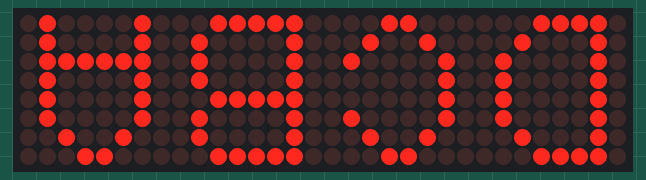
Simulated run of this program. Board: ATmega128, built with avr-gcc and emulated at 16 MHz. Shown: 32×8 LED matrix. Wiring (inferred from the names in the program): 4 × MAX7219 LED driver (orientation assumed): CS PB0.

Above: at 0.2 s.
At 4.9 s:
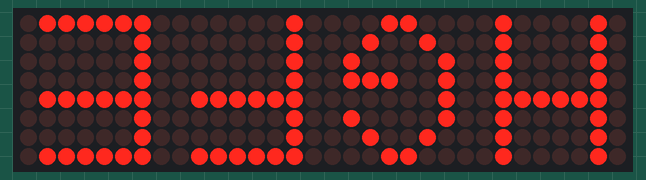
At 9.7 s:
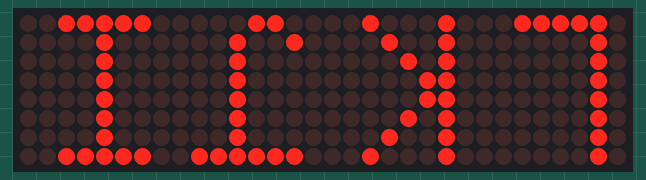
At 19.1 s:
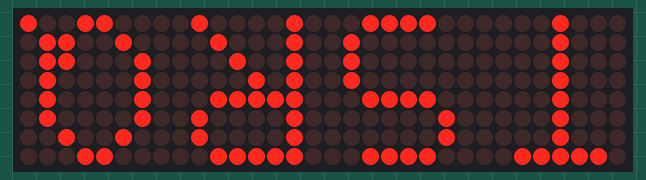
At 28.6 s:
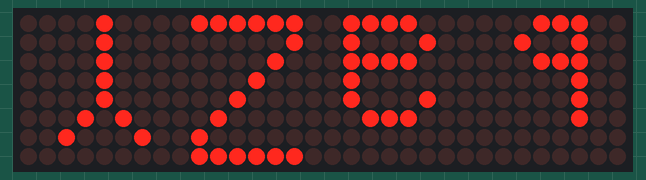
At 38.1 s:
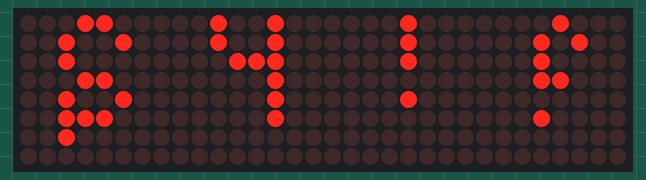

The program:

main.c
```c
//AAST TOP SECRET
#define F_CPU 16000000

#include <avr/io.h>
#include <avr/interrupt.h>
#include <util/delay.h>

//CODE DEFAULT
#define TRUE 1
#define FALSE 0

//MAX7219 PIN
#define CS PB0
#define CLK PB1
#define DIN PB2

//MAX7219 CONTROL
#define MAX7219_NOP     0x00
#define MAX7219_DIGIT0  0x01
#define MAX7219_DIGIT1  0x02
#define MAX7219_DIGIT2  0x03
#define MAX7219_DIGIT3  0x04
#define MAX7219_DIGIT4  0x05
#define MAX7219_DIGIT5  0x06
#define MAX7219_DIGIT6  0x07
#define MAX7219_DIGIT7  0x08
#define MAX7219_DECODE  0x09
#define MAX7219_INTEN   0x0A
#define MAX7219_SCANLIM 0x0B
#define MAX7219_SHUTDOWN 0x0C
#define MAX7219_TEST    0x0F

void setup_(void);
void update_(void);
void cwrotate__(unsigned char* __origin);
void spisetup_(void);
void spitrans_(unsigned char _data);
void max7219_setup_(void);
void printmax7219_(unsigned char _adress, unsigned char _data);
void printcharviamax7219_(unsigned char _char);
void portbcontroler_(unsigned char _bit, unsigned char _logical_value);
unsigned char getbitofbyte_(unsigned char _byte, unsigned char _bit);


unsigned char _alphabet[52][8]={
	{0x00, 0xfc, 0x22, 0x21, 0x21, 0x22, 0xfc, 0x00},//A
	{0x00, 0xff, 0x89, 0x89, 0x89, 0x89, 0x76, 0x00},//B
	{0x00, 0x3c, 0x42, 0x81, 0x81, 0x42, 0x24, 0x00},//C
	{0x00, 0xff, 0x81, 0x81, 0x81, 0x42, 0x3c, 0x00},//D
	{0x00, 0xff, 0x89, 0x89, 0x89, 0x89, 0x89, 0x00},//E
	{0x00, 0xff, 0x09, 0x09, 0x09, 0x09, 0x09, 0x00},//F
	{0x00, 0x3c, 0x42, 0x81, 0x91, 0x52, 0x34, 0x00},//G
	{0x00, 0xff, 0x08, 0x08, 0x08, 0x08, 0xff, 0x00},//H
	{0x00, 0x81, 0x81, 0xff, 0x81, 0x81, 0x00, 0x00},//I
	{0x00, 0x41, 0x81, 0x81, 0x7f, 0x01, 0x01, 0x00},//J
	{0x00, 0xff, 0x18, 0x24, 0x42, 0x81, 0x00, 0x00},//K
	{0x00, 0xff, 0x80, 0x80, 0x80, 0x80, 0x00, 0x00},//L
	{0x00, 0xff, 0x02, 0x04, 0x04, 0x02, 0xff, 0x00},//M
	{0x00, 0xff, 0x03, 0x0c, 0x30, 0xc0, 0xff, 0x00},//N
	{0x00, 0x3c, 0x42, 0x81, 0x81, 0x42, 0x3c, 0x00},//O
	{0x00, 0xff, 0x09, 0x09, 0x09, 0x09, 0x06, 0x00},//P
	{0x00, 0x3c, 0x42, 0x81, 0x81, 0x62, 0x7c, 0x80},//Q
	{0x00, 0xff, 0x09, 0x19, 0x29, 0x49, 0x86, 0x00},//R
	{0x00, 0x06, 0x89, 0x89, 0x89, 0x89, 0x70, 0x00},//S
	{0x00, 0x01, 0x01, 0xff, 0x01, 0x01, 0x00, 0x00},//T
	{0x00, 0x7f, 0x80, 0x80, 0x80, 0x80, 0x7f, 0x00},//U
	{0x00, 0x0f, 0x70, 0x80, 0x70, 0x0f, 0x00, 0x00},//V
	{0x00, 0xff, 0x60, 0x18, 0x18, 0x60, 0xff, 0x00},//W
	{0x00, 0xc3, 0x24, 0x18, 0x18, 0x24, 0xc3, 0x00},//X
	{0x00, 0x02, 0x04, 0xf8, 0x04, 0x02, 0x00, 0x00},//Y
	{0x00, 0xc1, 0xa1, 0x91, 0x89, 0x85, 0x83, 0x00},//Z
	{0x00, 0x00, 0x48, 0xa4, 0xa4, 0xa4, 0xf8, 0x00},//a
	{0x00, 0x00, 0xfc, 0xa0, 0xa0, 0x40, 0x00, 0x00},//b
	{0x00, 0x00, 0x60, 0x90, 0x90, 0x00, 0x00, 0x00},//c
	{0x00, 0x00, 0x40, 0xa0, 0xa0, 0xfe, 0x00, 0x00},//d
	{0x00, 0x00, 0x70, 0xa8, 0xa8, 0x90, 0x00, 0x00},//e
	{0x00, 0x10, 0x90, 0xfc, 0x14, 0x10, 0x00, 0x00},//f
	{0x00, 0x00, 0x48, 0x94, 0x94, 0x6e, 0x00, 0x00},//g
	{0x00, 0x00, 0xfc, 0x20, 0x20, 0xc0, 0x00, 0x00},//h
	{0x00, 0x00, 0x00, 0xe8, 0x00, 0x00, 0x00, 0x00},//i
	{0x00, 0x00, 0x40, 0x90, 0x74, 0x00, 0x00, 0x00},//j
	{0x00, 0x00, 0xf8, 0x20, 0x50, 0x88, 0x00, 0x00},//k
	{0x00, 0x00, 0x00, 0xf8, 0x00, 0x00, 0x00, 0x00},//l
	{0x00, 0x10, 0xf0, 0x20, 0xc0, 0x20, 0xc0, 0x00},//m
	{0x00, 0x00, 0xe0, 0x10, 0x10, 0xe0, 0x00, 0x00},//n
	{0x00, 0x00, 0x60, 0x90, 0x90, 0x60, 0x00, 0x00},//o
	{0x00, 0x00, 0xfc, 0x14, 0x14, 0x08, 0x00, 0x00},//p
	{0x00, 0x00, 0x08, 0x14, 0x14, 0xfc, 0x00, 0x00},//q
	{0x00, 0x00, 0xf0, 0x20, 0x10, 0x10, 0x00, 0x00},//r
	{0x00, 0x00, 0x10, 0xa8, 0xa8, 0x40, 0x00, 0x00},//s
	{0x00, 0x00, 0x10, 0xf8, 0x90, 0x00, 0x00, 0x00},//t
	{0x00, 0x00, 0x70, 0x80, 0x80, 0x70, 0x00, 0x00},//u
	{0x00, 0x00, 0x70, 0x80, 0x70, 0x00, 0x00, 0x00},//v
	{0x00, 0x60, 0x80, 0x60, 0x80, 0x60, 0x00, 0x00},//w
	{0x00, 0x88, 0x50, 0x20, 0x50, 0x88, 0x00, 0x00},//x
	{0x00, 0x00, 0xb8, 0xa0, 0xa0, 0xf8, 0x00, 0x00},//y
	{0x00, 0x00, 0x90, 0xd0, 0xb0, 0x90, 0x00, 0x00},//z
};

int main(void){
	setup_();
	while(TRUE){
		update_();

	}
}

void setup_(void){
	for(unsigned char _rotate=0;_rotate<52;_rotate++){
		cwrotate__(_alphabet[_rotate]);
	}
	DDRB=(1<<CS)|(1<<DIN)|(1<<CLK);
	spisetup_();
	max7219_setup_();
	TCCR0=1;
	TIMSK=(1<<TOIE0);
	sei();
}
void update_(void){
	/*
	for(unsigned char _char=0;_char<52;_char++){
		printmax7219_(MAX7219_DIGIT0,)
		printcharviamax7219_(_char);
		_delay_ms(1000);
	}
	*/
	for(unsigned char _xstart=0;_xstart<48;_xstart++){
		for(unsigned char _y=0;_y<8;_y++){
			portbcontroler_(CS,FALSE);
			for(unsigned char _x=_xstart;_x<_xstart+4;_x++){
				printmax7219_(_y+1,_alphabet[_x][_y]);
			}
			portbcontroler_(CS,TRUE);
		}
		_delay_ms(1000);
	}

}
void cwrotate__(unsigned char* __origin){
	unsigned char _drawboard[8]={0,};
	for(unsigned char _y=0;_y<8;_y++){
		for(unsigned char _x=0;_x<8;_x++){
			_drawboard[_y]=_drawboard[_y]|(getbitofbyte_(__origin[_x],(7-_y))<<_x);
		}
	}
	for(unsigned char _duplicate=0;_duplicate<8;_duplicate++){
		__origin[_duplicate]=_drawboard[_duplicate];
	}
}
void spisetup_(void){
	SPCR=(1<<SPE)|(1<<SPR0)|(1<<MSTR);
}
void spitrans_(unsigned char _data){
	SPDR=_data;
	_delay_ms(1);
	while(!(SPSR&(1<<SPIF)));
}
void max7219_setup_(void) {
	portbcontroler_(CS,FALSE);
	for(unsigned char _repeat=0;_repeat<4;_repeat++){
		printmax7219_(MAX7219_TEST, 0x00);     // 테스트 모드 비활성화
	}
	portbcontroler_(CS,TRUE);

	portbcontroler_(CS,FALSE);
	for(unsigned char _repeat=0;_repeat<4;_repeat++){
		printmax7219_(MAX7219_SCANLIM, 0x07);   // 모든 자리 활성화 (0 ~ 7)
	}
	portbcontroler_(CS,TRUE);

	portbcontroler_(CS,FALSE);
	for(unsigned char _repeat=0;_repeat<4;_repeat++){
		printmax7219_(MAX7219_DECODE, 0x00);   // 디코더 모드 비활성화
	}
	portbcontroler_(CS,TRUE);

	portbcontroler_(CS,FALSE);
	for(unsigned char _repeat=0;_repeat<4;_repeat++){
		printmax7219_(MAX7219_INTEN, 0x00);    // 중단 모드 비활성화
	}
	portbcontroler_(CS,TRUE);

	portbcontroler_(CS,FALSE);
	for(unsigned char _repeat=0;_repeat<4;_repeat++){
		printmax7219_(MAX7219_SHUTDOWN, 0x01); // 셧다운 모드 해제
	}
	portbcontroler_(CS,TRUE);


	portbcontroler_(CS,TRUE);
}
void printmax7219_(unsigned char _adress, unsigned char _data){
	//portbcontroler_(CS,FALSE);
	spitrans_(_adress);
	spitrans_(_data);
	//portbcontroler_(CS,TRUE);
}
void printcharviamax7219_(unsigned char _char){
	for(unsigned char _digit=0;_digit<8;_digit++){
		printmax7219_(_digit+1,_alphabet[_char][_digit]);
	}
}
void portbcontroler_(unsigned char _bit, unsigned char _logical_value){
	unsigned char _newportb=0;
	for(unsigned char _digit=0;_digit<8;_digit++){
		if(_digit==_bit){
			_newportb=_newportb|(_logical_value<<_bit);
		}
		else{
			_newportb=_newportb|(PORTB&(1<<_digit));
		}
	}
	PORTB=_newportb;
}
unsigned char getbitofbyte_(unsigned char _byte, unsigned char _bit){
	return (_byte>>_bit)&0x01;
}

ISR(TIMER0_OVF_vect){

}
```

Measured:
- what the display in image 1 shows lasts 1.1 s, from 4.9 s to 6.0 s
